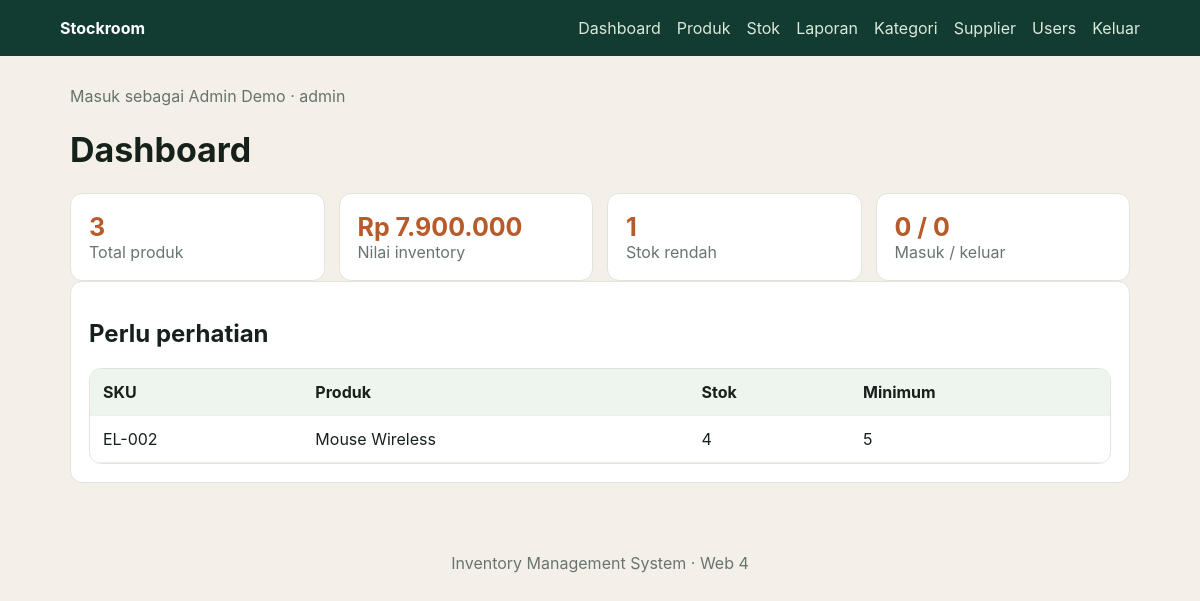
/dashboard.php (signed in), run on the app's committed database.
### tables this page shows
CREATE TABLE products (id INT AUTO_INCREMENT PRIMARY KEY, category_id INT NOT NULL, sku VARCHAR(50) NOT NULL UNIQUE, name VARCHAR(150) NOT NULL, price DECIMAL(12,2) NOT NULL DEFAULT 0, stock INT NOT NULL DEFAULT 0, minimum_stock INT NOT NULL DEFAULT 5, created_at TIMESTAMP DEFAULT CURRENT_TIMESTAMP, CONSTRAINT fk_product_category FOREIGN KEY(category_id) REFERENCES categories(id) ON UPDATE CASCADE ON DELETE RESTRICT);

### config/database.php (called while the page is built)
<?php
function db(): PDO { static $pdo; if ($pdo) return $pdo; $host=getenv('DB_HOST')?:'127.0.0.1'; $name=getenv('DB_NAME')?:'inventory_db'; $user=getenv('DB_USER')?:'root'; $pass=getenv('DB_PASS')?:''; $pdo=new PDO("mysql:host=$host;dbname=$name;charset=utf8mb4",$user,$pass,[PDO::ATTR_ERRMODE=>PDO::ERRMODE_EXCEPTION,PDO::ATTR_DEFAULT_FETCH_MODE=>PDO::FETCH_ASSOC]); return $pdo; }

### public/dashboard.php (the view)
<?php require_once __DIR__.'/../helpers/bootstrap.php'; layout_start('Dashboard'); $p=db()->query('SELECT COUNT(*) total, COALESCE(SUM(stock*price),0) value, SUM(stock<=minimum_stock) low FROM products')->fetch(); $m=db()->query("SELECT COALESCE(SUM(type='IN'*quantity),0) incoming, COALESCE(SUM(type='OUT'*quantity),0) outgoing FROM stock_movements")->fetch(); $low=db()->query('SELECT sku,name,stock,minimum_stock FROM products WHERE stock<=minimum_stock ORDER BY stock')->fetchAll(); ?><h1>Dashboard</h1><section class="cards"><div><b><?=e($p['total'])?></b><span>Total produk</span></div><div><b>Rp <?=number_format($p['value'],0,',','.')?></b><span>Nilai inventory</span></div><div><b><?=e($p['low'])?></b><span>Stok rendah</span></div><div><b><?=e($m['incoming'])?> / <?=e($m['outgoing'])?></b><span>Masuk / keluar</span></div></section><section class="panel"><h2>Perlu perhatian</h2><?php if(!$low):?><p>Semua stok aman.</p><?php else:?><table><tr><th>SKU</th><th>Produk</th><th>Stok</th><th>Minimum</th></tr><?php foreach($low as $x):?><tr><td><?=e($x['sku'])?></td><td><?=e($x['name'])?></td><td><?=e($x['stock'])?></td><td><?=e($x['minimum_stock'])?></td></tr><?php endforeach?></table><?php endif?></section><?php layout_end();

### assets/css/app.css (style rules this page uses)
:root { font-family:Inter,system-ui,sans-serif;color:#17211b;background:#f4f0e8 }
* { box-sizing:border-box }
body { margin:0 }
h1 { font-size:34px }
.cards { display:grid;grid-template-columns:repeat(4,1fr);gap:14px }
.cards div,.panel,table { background:#fff;border:1px solid #dfe4dd;border-radius:12px;padding:18px }
.cards b { display:block;font-size:25px;color:#b75b2a }
.cards span { color:#68756e }
table { width:100%;border-collapse:separate;border-spacing:0;padding:0;overflow:hidden }
th,td { padding:13px;text-align:left;border-bottom:1px solid #edf0eb }
th { background:#eef5ee }

### data on the page
products: sku "EL-002", name "Mouse Wireless", stock "4", minimum_stock "5"

### other printed values
$u['name'] "Admin Demo"
$u['role'] "admin"
$p['total'] "3"
$p['value'] "7.900.000"
$p['low'] "1"
$m['incoming'] "0"
$m['outgoing'] "0"
